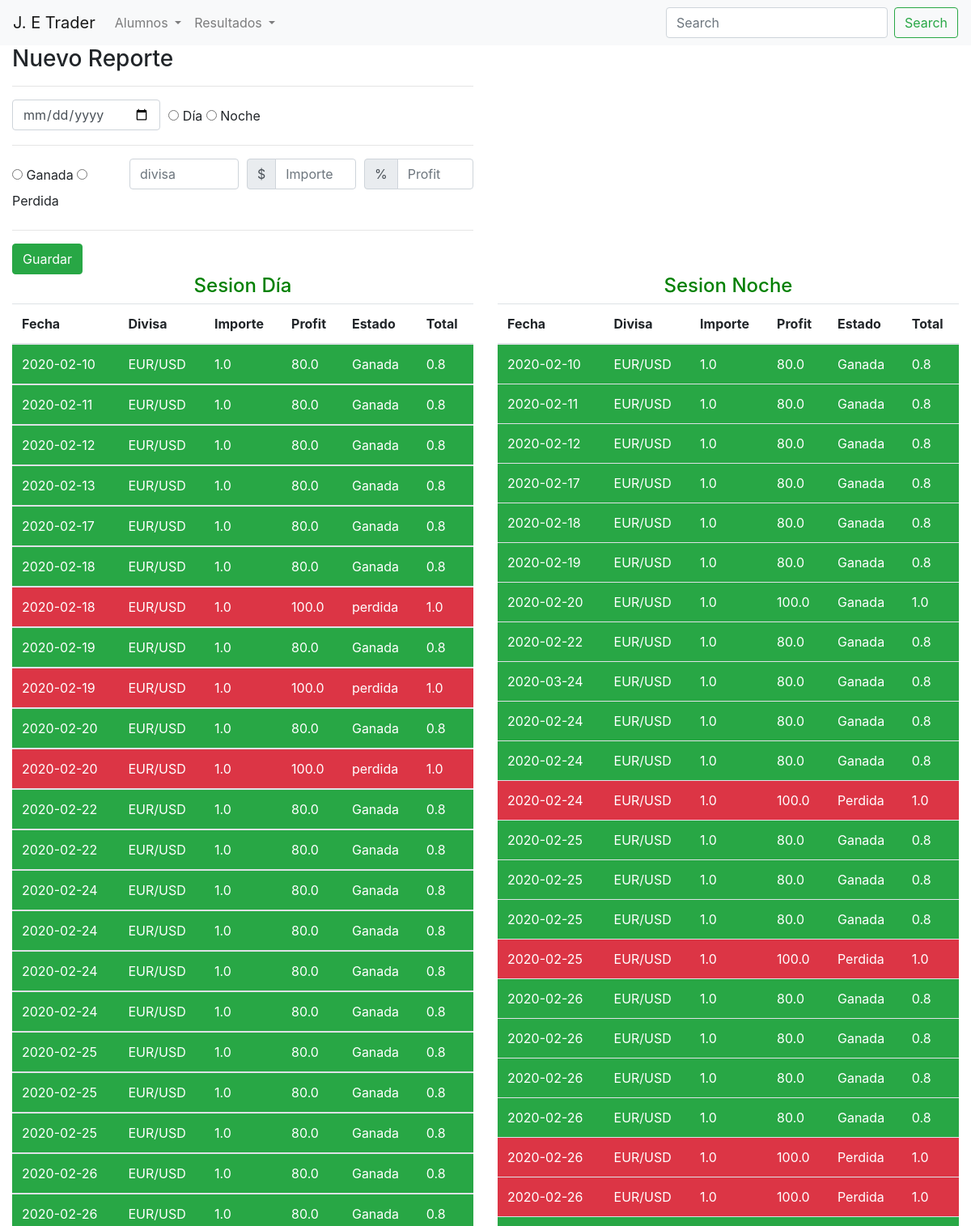
Page /usuarios/nuevo_reporte (upper part) on the committed database.
### usuarios/models.py (models this page shows)
class Dia(models.Model):
    fecha = models.CharField(max_length=100)
    estado = models.BooleanField(default=True)
    inversion = models.FloatField(default=0)
    profit = models.FloatField(default=0)
    divisa = models.CharField(max_length=100,default="")
    total = models.FloatField(default=0)

class Noche(models.Model):
    fecha = models.CharField(max_length=100)
    estado = models.BooleanField(default=True)
    inversion = models.FloatField(default=0)
    profit = models.FloatField(default=0)
    divisa = models.CharField(max_length=100, default="")
    total = models.FloatField(default=0)

### usuarios/views.py (the view)
# urls.py: path('nuevo_reporte', views.nuevo_reporte, name='nuevo_reporte'),
def nuevo_reporte(request):
    try:
        dia = Dia.objects.all()
        noche= Noche.objects.all()
        return render(request,'usuarios/ingresar_reporte.html',{'dia':dia,'noche':noche})
    except Exception as e:
        return HttpResponse(e)

### usuarios/templates/usuarios/ingresar_reporte.html (shortened to what this page needs)
{% extends "usuarios/base.html" %}
{% load static %}
{% block body%} <body > {% endblock %}
{% block contenido %}
<div class="container-fluid">
    <div class="row">
        <div class="col-6">
            <h3>Nuevo Reporte</h3>
            <hr>
            <form action="{% url 'usuarios:guardar_reporte' %}" method="post">
                <div class="form-row">
                    <div class="col-4">
                        <input type="date" id="fecha" name="fecha" class="form-control">
                    </div>
                    <div class="col-4 mt-2" >
                        <span><input type="radio" id="dia" name="sesion" value="dia">
                        <label for="dia">Día</label></span> <span> <input type="radio" id="noche" name="sesion" value="noche">
                            <label for="noche">Noche</label><br></span>
                    </div>
                </div>
                <hr>
                <div class="form-row">
                    <div class="col-3 mt-2">
                            <span><input type="radio" id="ganada" name="ope" value="ganada">
                            <label for="ganada">Ganada</label> </span> <span> <input type="radio" id="perdida" name="ope" value="perdida">
                            <label for="perdida">Perdida</label><br></span>
                    </div>
                    <div class="col-3">
                        <input type="text" id="divisa" name="divisa" class="form-control" placeholder="divisa" min="0">
                    </div>
                    <div class="col-3">
                        <div class="input-group mb-3">
                            <div class="input-group-prepend">
                              <span class="input-group-text">$</span>
                            </div>
                            <input type="number" id="inversion" name="inversion" class="form-control" placeholder="Importe" min="0" aria-label="Amount (to the nearest dollar)">
                          </div>
                    </div>
                    <div class="col-3">
                        <div class="input-group mb-3">
                            <div class="input-group-prepend">
                              <span class="input-group-text">%</span>
                            </div>
                            <input type="number" id="profit" name="profit" class="form-control" placeholder="Profit" min="0" aria-label="Amount (to the nearest dollar)">
                          </div>
                    </div>
                </div>
                <hr>
                <div class="form-row">
                    <div class="col-2">
                    <input type="submit" value="Guardar" class="btn btn-success">
                    </div>
                </div>
            </form>
        </div>
    </div>
<div class="row">
    <div class="col-6">
        <h4 style="text-align: center; color: green;">Sesion Día</h4>
        <table class="table">
                <thead>
                    <th>Fecha </th>
                    <th>Divisa </th>
                    <th>Importe</th>
                    <th>Profit</th>
                    <th>Estado</th>
                    <th>Total </th>
                </thead>
                {% for dia in dia %}
                <tbody>
                    <tr {% if dia.estado  %} class="bg-success"{% else %} class="bg-danger"{% endif %} style="color: white;">
                        <td>{{dia.fecha}}</td>
                        <td>{{dia.divisa}}</td>
                        <td>{{dia.inversion}}</td>
                        <td>{{dia.profit}}</td>
                        <td> {% if dia.estado  %} Ganada {% else %} perdida {%endif%} </td>
                        <td>{{dia.total}}</td>
                    </tr>
                </tbody>
                {%endfor%}
            </table>
        </div>
        <div class="col-6">
            <h4 style="text-align: center; color: green;">Sesion Noche</h4>
            <table class="table">
                <thead>
                    <th>Fecha </th>
                    <th>Divisa </th>
                    <th>Importe</th>
                    <th>Profit</th>
                    <th>Estado</th>
                    <th>Total </th>
                </thead>
                <tbody>
                    {% for noche in noche %}
                    <tr {% if noche.estado  %} class="bg-success"{% else %} class="bg-danger"{% endif %} style="color: white;">
                        <td>{{noche.fecha}}</td>
                        <td>{{noche.divisa}}</td>
                        <td>{{noche.inversion}}</td>
                        <td>{{noche.profit}}</td>
                        <td>{% if noche.estado %} Ganada {% else %} Perdida {%endif%}</td>
                        <td>{{noche.total}}</td>
                        {%endfor%}
                    </tr>
                </tbody>
            </table>
        </div>
    </div>
</div>
{% endblock %}

### usuarios/templates/usuarios/base.html (shortened to what this page needs)
{% load static %}
<!DOCTYPE html>
<html lang="es">
<head>
    <link rel="stylesheet" href="{% static 'usuarios/css/bootstrap.min.css'%}">
    <link rel="stylesheet" type="text/css" href="https://cdn.datatables.net/1.10.20/css/jquery.dataTables.css">
    <link rel="stylesheet" href="{% static 'usuarios/css/all.css'%}">
</head>
{% block body %} {%endblock%}
    <nav class="navbar navbar-expand-lg navbar-light bg-light">
        <a class="navbar-brand" href="#">J. E Trader</a>
        <div class="collapse navbar-collapse" id="navbarSupportedContent">
          <ul class="navbar-nav mr-auto">
            <li class="nav-item dropdown">
              <a class="nav-link dropdown-toggle" href="#" id="navbarDropdown" role="button" data-toggle="dropdown" aria-haspopup="true" aria-expanded="false">
                Alumnos
              </a>
            </li>
            <li class="nav-item dropdown">
              <a class="nav-link dropdown-toggle" href="#" id="navbarDropdown" role="button" data-toggle="dropdown" aria-haspopup="true" aria-expanded="false">
                Resultados
              </a>
            </li>
          </ul>
          <form class="form-inline my-2 my-lg-0">
            <input class="form-control mr-sm-2" type="search" placeholder="Search" aria-label="Search">
            <button class="btn btn-outline-success my-2 my-sm-0" type="submit">Search</button>
          </form>
        </div>
      </nav>
    {% block contenido %}
    {% endblock %}
</body>

### rows in the picture
Dia: fecha "2020-02-10", divisa "EUR/USD", inversion "1.0", profit "80.0", estado "Ganada", total "0.8"
Dia: fecha "2020-02-11", divisa "EUR/USD", inversion "1.0", profit "80.0", estado "Ganada", total "0.8"
Dia: fecha "2020-02-12", divisa "EUR/USD", inversion "1.0", profit "80.0", estado "Ganada", total "0.8"
Dia: fecha "2020-02-13", divisa "EUR/USD", inversion "1.0", profit "80.0", estado "Ganada", total "0.8"
Dia: fecha "2020-02-17", divisa "EUR/USD", inversion "1.0", profit "80.0", estado "Ganada", total "0.8"
Dia: fecha "2020-02-18", divisa "EUR/USD", inversion "1.0", profit "80.0", estado "Ganada", total "0.8"
Dia: fecha "2020-02-18", divisa "EUR/USD", inversion "1.0", profit "100.0", estado "perdida", total "1.0"
Dia: fecha "2020-02-19", divisa "EUR/USD", inversion "1.0", profit "80.0", estado "Ganada", total "0.8"
Dia: fecha "2020-02-19", divisa "EUR/USD", inversion "1.0", profit "100.0", estado "perdida", total "1.0"
Dia: fecha "2020-02-20", divisa "EUR/USD", inversion "1.0", profit "80.0", estado "Ganada", total "0.8"
Dia: fecha "2020-02-20", divisa "EUR/USD", inversion "1.0", profit "100.0", estado "perdida", total "1.0"
Dia: fecha "2020-02-22", divisa "EUR/USD", inversion "1.0", profit "80.0", estado "Ganada", total "0.8"
Dia: fecha "2020-02-22", divisa "EUR/USD", inversion "1.0", profit "80.0", estado "Ganada", total "0.8"
Dia: fecha "2020-02-24", divisa "EUR/USD", inversion "1.0", profit "80.0", estado "Ganada", total "0.8"
Dia: fecha "2020-02-24", divisa "EUR/USD", inversion "1.0", profit "80.0", estado "Ganada", total "0.8"
Dia: fecha "2020-02-24", divisa "EUR/USD", inversion "1.0", profit "80.0", estado "Ganada", total "0.8"
Dia: fecha "2020-02-24", divisa "EUR/USD", inversion "1.0", profit "80.0", estado "Ganada", total "0.8"
Dia: fecha "2020-02-25", divisa "EUR/USD", inversion "1.0", profit "80.0", estado "Ganada", total "0.8"
Dia: fecha "2020-02-25", divisa "EUR/USD", inversion "1.0", profit "80.0", estado "Ganada", total "0.8"
Dia: fecha "2020-02-25", divisa "EUR/USD", inversion "1.0", profit "80.0", estado "Ganada", total "0.8"
Dia: fecha "2020-02-26", divisa "EUR/USD", inversion "1.0", profit "80.0", estado "Ganada", total "0.8"
Dia: fecha "2020-02-26", divisa "EUR/USD", inversion "1.0", profit "80.0", estado "Ganada", total "0.8"
Noche: fecha "2020-02-10", divisa "EUR/USD", inversion "1.0", profit "80.0", estado "Ganada", total "0.8"
Noche: fecha "2020-02-11", divisa "EUR/USD", inversion "1.0", profit "80.0", estado "Ganada", total "0.8"
Noche: fecha "2020-02-12", divisa "EUR/USD", inversion "1.0", profit "80.0", estado "Ganada", total "0.8"
Noche: fecha "2020-02-17", divisa "EUR/USD", inversion "1.0", profit "80.0", estado "Ganada", total "0.8"
Noche: fecha "2020-02-18", divisa "EUR/USD", inversion "1.0", profit "80.0", estado "Ganada", total "0.8"
Noche: fecha "2020-02-19", divisa "EUR/USD", inversion "1.0", profit "80.0", estado "Ganada", total "0.8"
Noche: fecha "2020-02-20", divisa "EUR/USD", inversion "1.0", profit "100.0", estado "Ganada", total "1.0"
Noche: fecha "2020-02-22", divisa "EUR/USD", inversion "1.0", profit "80.0", estado "Ganada", total "0.8"
Noche: fecha "2020-03-24", divisa "EUR/USD", inversion "1.0", profit "80.0", estado "Ganada", total "0.8"
Noche: fecha "2020-02-24", divisa "EUR/USD", inversion "1.0", profit "80.0", estado "Ganada", total "0.8"
Noche: fecha "2020-02-24", divisa "EUR/USD", inversion "1.0", profit "80.0", estado "Ganada", total "0.8"
Noche: fecha "2020-02-24", divisa "EUR/USD", inversion "1.0", profit "100.0", estado "Perdida", total "1.0"
Noche: fecha "2020-02-25", divisa "EUR/USD", inversion "1.0", profit "80.0", estado "Ganada", total "0.8"
Noche: fecha "2020-02-25", divisa "EUR/USD", inversion "1.0", profit "80.0", estado "Ganada", total "0.8"
Noche: fecha "2020-02-25", divisa "EUR/USD", inversion "1.0", profit "80.0", estado "Ganada", total "0.8"
Noche: fecha "2020-02-25", divisa "EUR/USD", inversion "1.0", profit "100.0", estado "Perdida", total "1.0"
Noche: fecha "2020-02-26", divisa "EUR/USD", inversion "1.0", profit "80.0", estado "Ganada", total "0.8"
Noche: fecha "2020-02-26", divisa "EUR/USD", inversion "1.0", profit "80.0", estado "Ganada", total "0.8"
Noche: fecha "2020-02-26", divisa "EUR/USD", inversion "1.0", profit "80.0", estado "Ganada", total "0.8"
Noche: fecha "2020-02-26", divisa "EUR/USD", inversion "1.0", profit "80.0", estado "Ganada", total "0.8"
Noche: fecha "2020-02-26", divisa "EUR/USD", inversion "1.0", profit "100.0", estado "Perdida", total "1.0"
Noche: fecha "2020-02-26", divisa "EUR/USD", inversion "1.0", profit "100.0", estado "Perdida", total "1.0"
